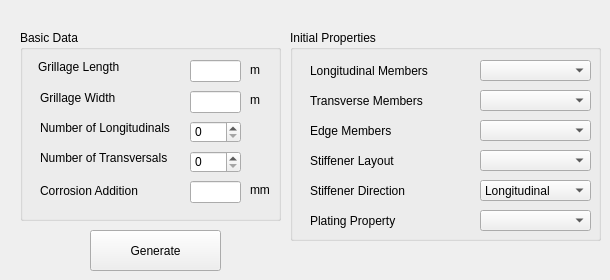
   <widget class="QWidget" name="tab_3">
    <attribute name="title">
     <string>Grillage</string>
    </attribute>
    <widget class="QPushButton" name="btnGenerateGrillage">
     <property name="geometry">
      <rect>
       <x>90</x>
       <y>230</y>
       <width>131</width>
       <height>41</height>
      </rect>
     </property>
     <property name="text">
      <string>Generate</string>
     </property>
    </widget>
    <widget class="QGroupBox" name="groupBox_3">
     <property name="geometry">
      <rect>
       <x>290</x>
       <y>30</y>
       <width>311</width>
       <height>211</height>
      </rect>
     </property>
     <property name="title">
      <string>Initial Properties</string>
     </property>
     <widget class="QLabel" name="label_9">
      <property name="geometry">
       <rect>
        <x>20</x>
        <y>150</y>
        <width>151</width>
        <height>21</height>
       </rect>
      </property>
      <property name="text">
       <string>Stiffener Direction</string>
      </property>
     </widget>
     <widget class="QLabel" name="label_10">
      <property name="geometry">
       <rect>
        <x>20</x>
        <y>180</y>
        <width>151</width>
        <height>21</height>
       </rect>
      </property>
      <property name="text">
       <string>Plating Property</string>
      </property>
     </widget>
     <widget class="QComboBox" name="cBox_StiffenerDirection">
      <property name="geometry">
       <rect>
        <x>190</x>
        <y>150</y>
        <width>111</width>
        <height>21</height>
       </rect>
      </property>
      <item>
       <property name="text">
        <string>Longitudinal</string>
       </property>
      </item>
      <item>
       <property name="text">
        <string>Transverse</string>
       </property>
      </item>
     </widget>
     <widget class="QComboBox" name="cBox_TransverseBeamProp">
      <property name="geometry">
       <rect>
        <x>190</x>
        <y>60</y>
        <width>111</width>
        <height>21</height>
       </rect>
      </property>
     </widget>
     <widget class="QLabel" name="label_8">
      <property name="geometry">
       <rect>
        <x>20</x>
        <y>120</y>
        <width>151</width>
        <height>21</height>
       </rect>
      </property>
      <property name="text">
       <string>Stiffener Layout</string>
      </property>
     </widget>
     <widget class="QLabel" name="label_4">
      <property name="geometry">
       <rect>
        <x>20</x>
        <y>60</y>
        <width>151</width>
        <height>21</height>
       </rect>
      </property>
      <property name="text">
       <string>Transverse Members</string>
      </property>
     </widget>
     <widget class="QComboBox" name="cBox_PlatingProperty">
      <property name="geometry">
       <rect>
        <x>190</x>
        <y>180</y>
        <width>111</width>
        <height>21</height>
       </rect>
      </property>
     </widget>
     <widget class="QComboBox" name="cBox_StiffenerLayout">
      <property name="geometry">
       <rect>
        <x>190</x>
        <y>120</y>
        <width>111</width>
        <height>21</height>
       </rect>
      </property>
     </widget>
     <widget class="QLabel" name="label_3">
      <property name="geometry">
       <rect>
        <x>20</x>
        <y>30</y>
        <width>151</width>
        <height>21</height>
       </rect>
      </property>
      <property name="text">
       <string>Longitudinal Members</string>
      </property>
     </widget>
     <widget class="QComboBox" name="cBox_LongitudinalBeamProp">
      <property name="geometry">
       <rect>
        <x>190</x>
        <y>30</y>
        <width>111</width>
        <height>21</height>
       </rect>
      </property>
     </widget>
     <widget class="QLabel" name="label_5">
      <property name="geometry">
       <rect>
        <x>20</x>
        <y>90</y>
        <width>151</width>
        <height>21</height>
       </rect>
      </property>
      <property name="text">
       <string>Edge Members</string>
      </property>
     </widget>
     <widget class="QComboBox" name="cBox_EdgeBeamProp">
      <property name="geometry">
       <rect>
        <x>190</x>
        <y>90</y>
        <width>111</width>
        <height>21</height>
       </rect>
      </property>
     </widget>
    </widget>
    <widget class="QGroupBox" name="groupBox_4">
     <property name="geometry">
      <rect>
       <x>20</x>
       <y>30</y>
       <width>261</width>
       <height>191</height>
      </rect>
     </property>
     <property name="title">
      <string>Basic Data</string>
     </property>
     <widget class="QLabel" name="label_27">
      <property name="geometry">
       <rect>
        <x>20</x>
        <y>120</y>
        <width>141</width>
        <height>16</height>
       </rect>
      </property>
      <property name="text">
       <string>Number of Transversals</string>
      </property>
     </widget>
     <widget class="QLineEdit" name="lineEdit_GrillageWidth">
      <property name="geometry">
       <rect>
        <x>170</x>
        <y>61</y>
        <width>51</width>
        <height>22</height>
       </rect>
      </property>
     </widget>
     <widget class="QLabel" name="label_28">
      <property name="geometry">
       <rect>
        <x>18</x>
        <y>29</y>
        <width>111</width>
        <height>16</height>
       </rect>
      </property>
      <property name="text">
       <string>Grillage Length</string>
      </property>
     </widget>
     <widget class="QLabel" name="label_29">
      <property name="geometry">
       <rect>
        <x>20</x>
        <y>60</y>
        <width>107</width>
        <height>16</height>
       </rect>
      </property>
      <property name="text">
       <string>Grillage Width</string>
      </property>
     </widget>
     <widget class="QSpinBox" name="spinBox_GrillageNofLong">
      <property name="geometry">
       <rect>
        <x>170</x>
        <y>91</y>
        <width>51</width>
        <height>22</height>
       </rect>
      </property>
     </widget>
     <widget class="QLineEdit" name="lineEdit_GrillageLength">
      <property name="geometry">
       <rect>
        <x>170</x>
        <y>30</y>
        <width>51</width>
        <height>22</height>
       </rect>
      </property>
     </widget>
     <widget class="QLabel" name="label_30">
      <property name="geometry">
       <rect>
        <x>20</x>
        <y>90</y>
        <width>151</width>
        <height>16</height>
       </rect>
      </property>
      <property name="text">
       <string>Number of Longitudinals</string>
      </property>
     </widget>
     <widget class="QSpinBox" name="spinBox_GrillageNofTran">
      <property name="geometry">
       <rect>
        <x>170</x>
        <y>121</y>
        <width>51</width>
        <height>22</height>
       </rect>
      </property>
     </widget>
     <widget class="QLabel" name="label_31">
      <property name="geometry">
       <rect>
        <x>20</x>
        <y>150</y>
        <width>151</width>
        <height>21</height>
       </rect>
      </property>
      <property name="text">
       <string>Corrosion Addition</string>
      </property>
     </widget>
     <widget class="QLineEdit" name="lineEdit_CorrosionAddition">
      <property name="geometry">
       <rect>
        <x>170</x>
        <y>151</y>
        <width>51</width>
        <height>22</height>
       </rect>
      </property>
     </widget>
     <widget class="QLabel" name="label_57">
      <property name="geometry">
       <rect>
        <x>230</x>
        <y>30</y>
        <width>21</width>
        <height>20</height>
       </rect>
      </property>
      <property name="text">
       <string>m</string>
      </property>
     </widget>
     <widget class="QLabel" name="label_58">
      <property name="geometry">
       <rect>
        <x>230</x>
        <y>60</y>
        <width>21</width>
        <height>20</height>
       </rect>
      </property>
      <property name="text">
       <string>m</string>
      </property>
     </widget>
     <widget class="QLabel" name="label_59">
      <property name="geometry">
       <rect>
        <x>230</x>
        <y>150</y>
        <width>31</width>
        <height>20</height>
       </rect>
      </property>
      <property name="text">
       <string>mm</string>
      </property>
     </widget>
    </widget>
   </widget>
